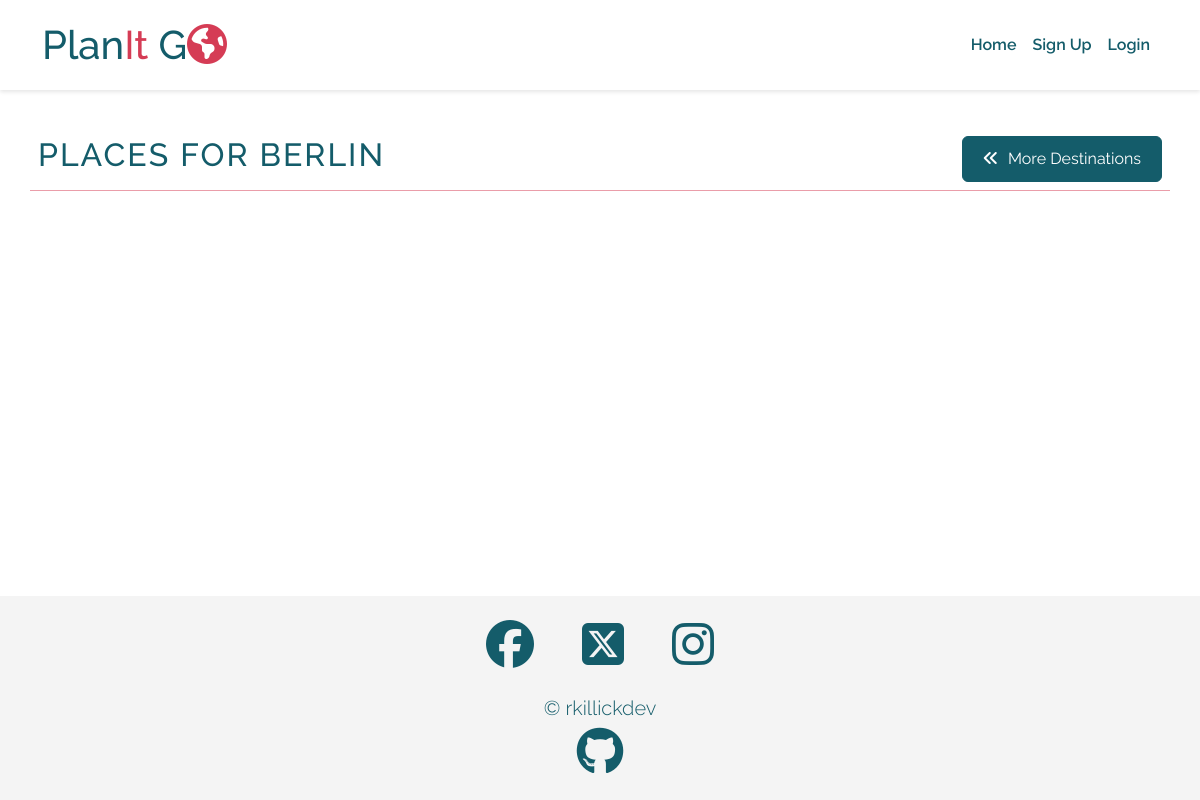
The page /places/14/berlin on the database as committed earlier.
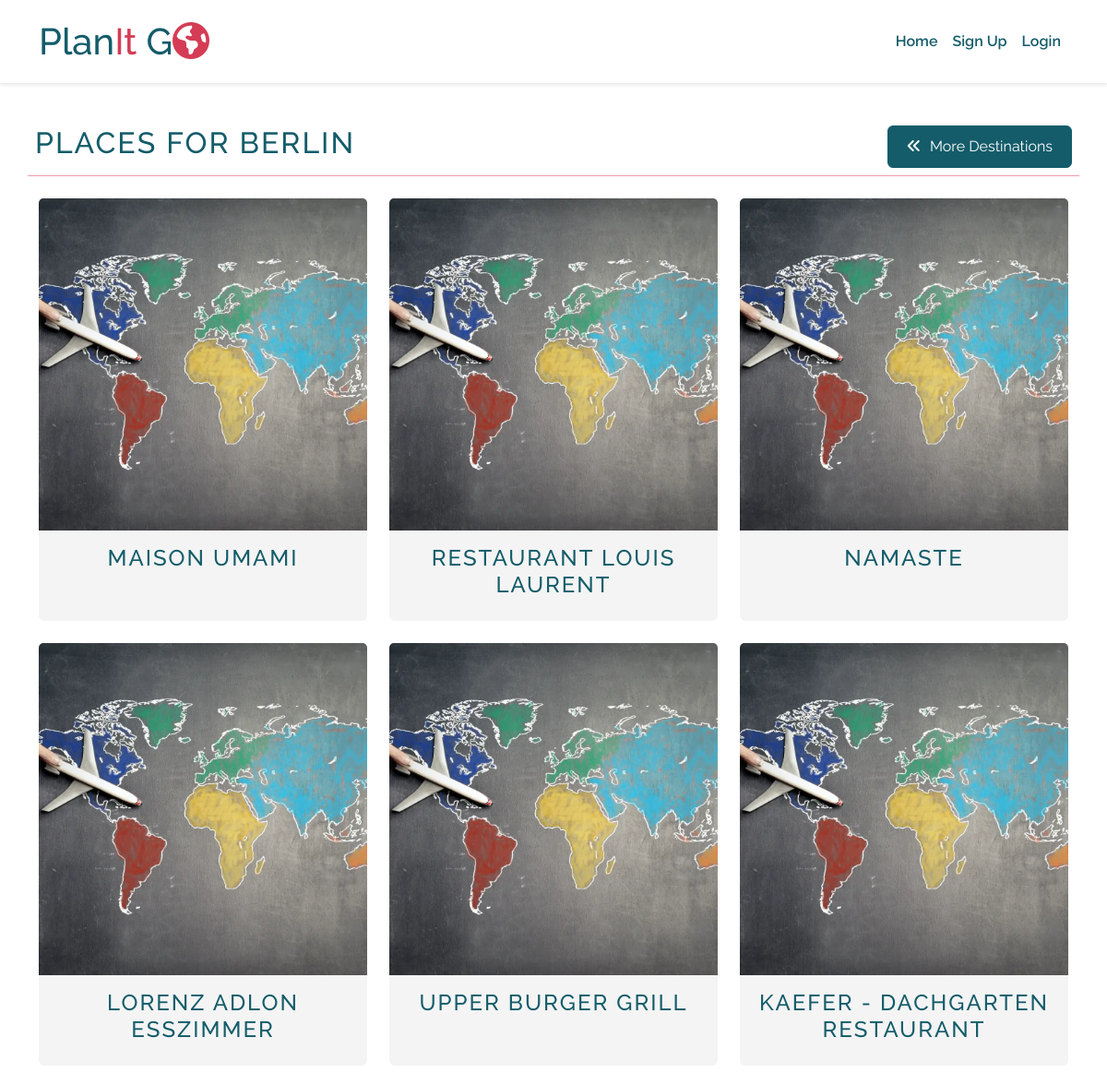
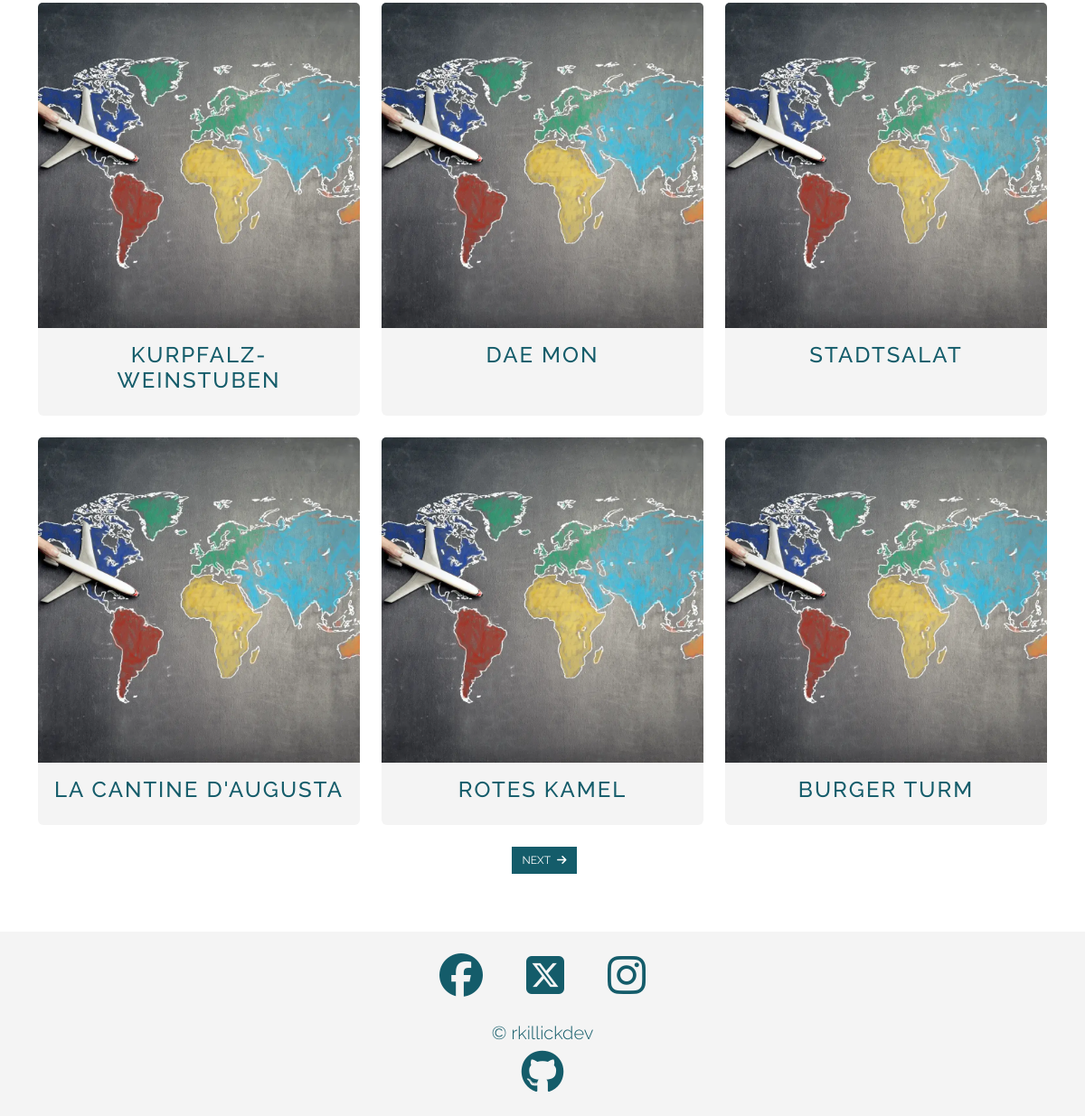
The same page on the database as committed later (2 pictures, top to bottom).
### locations/models.py (models this page shows, shortened)
class Location(models.Model):
    city = models.CharField(max_length=50, unique=True)
    slug = models.SlugField(max_length=50, unique=True)
    summary = models.TextField()
    latitude = models.DecimalField(max_digits=10, decimal_places=8)
    longitude = models.DecimalField(max_digits=11, decimal_places=8)
    image = CloudinaryField(
        "image",
        default="placeholder",
        folder="/images/locations",
        format="webp",
    )
    approved = models.BooleanField(default=False)
    class Meta:
        ordering = ["-city"]

### places/models.py (models this page shows, shortened)
class Place(models.Model):
    location = models.ForeignKey(
        Location, on_delete=models.CASCADE, related_name="places"
    )
    venue_id = models.CharField(max_length=50, unique=True)
    type = models.CharField(max_length=150, null=True)
    category = models.CharField(max_length=150)
    sub_categories = models.JSONField(null=True, blank=True)
    name = models.CharField(max_length=50)
    slug = models.SlugField(max_length=50)
    location_string = models.CharField(max_length=150, null=True)
    description = models.TextField(null=True)
    image = models.CharField(max_length=150, default="placeholder")
    ranking_position = models.IntegerField(null=True)
    rating = models.FloatField(null=True)
    phone = models.CharField(max_length=50, null=True)
    address = models.JSONField()
    latitude = models.DecimalField(max_digits=10, decimal_places=8)
    longitude = models.DecimalField(max_digits=11, decimal_places=8)
    website = models.CharField(max_length=200, null=True)
    ranking_string = models.CharField(max_length=150, null=True)
    created_on = models.DateTimeField(auto_now_add=True)
    approved = models.BooleanField(default=True)
    class Meta:
        ordering = ["-ranking_position"]
    """
     Populates the slug field with a slugified version
     of the title field.
     https://stackoverflow.com/questions/141487/is-there-an-easy-way-to-populate-slugfield-from-charfield
    """

### places/views.py (the view)
class PlaceListView(ListView):
    model = Place
    context_object_name = "places"
    paginate_by = 12
    def get_queryset(self):
        self.location = get_object_or_404(
            Location, id=self.kwargs["location_id"]
        )
        return Place.objects.filter(
            location=self.location, approved=True
        ).order_by("-pk")
    def get_context_data(self, **kwargs):
        context = super(PlaceListView, self).get_context_data(**kwargs)
        context["location"] = get_object_or_404(
            Location, id=self.kwargs["location_id"]
        )
        return context

### places/templates/places/place_list.html (shortened to what this page needs)
{% extends "base.html" %}
{% block content %}
<section id="place-list"
         class="mt-7">
  <div class="container">
    <div class="row mb-2">
      <div class="action-title d-flex justify-content-between p-2">
        <h2>Places For {{ location.city }}</h2>
        <a class="btn btn-dark button-link align-self-center "
           href="{% if request.user.is_staff %} {% url 'locations' %}#destination-list {% else %} {% url 'home' %}#destination-ideas {% endif %}">
          <span><i class="fa-solid fa-angles-left"></i>&ensp;</span>More Destinations
        </a>
      </div>
      <hr>
    </div>
    <div class="row">
      <div class="col-12">
        <div class="row gy-3">
          {% for place in places %}
            <div class="col-md-4 mb-4">
              <div class="card border-0 bg-secondary text-center h-100 image-clickable">
                <img class="card-img-top img-fluid img-size-consistent"
                    src="{{ place.image }}"
                    alt="{{ place.name }}">
                <div class="card-body">
                  <h3 class="fs-4">{{ place.name }}</h3>
                </div>
              </div>
            </div>
            {% if forloop.counter|divisibleby:3 %}
        </div>
        <div class="row">
            {% endif %}
          {% endfor %}
        </div>
      </div>
    </div>
    {% if is_paginated %}
    <div class="row mb-5">
      <nav aria-label="Page navigation">
        <ul class="pagination justify-content-center">
          {% if page_obj.has_next %}
            <li>
              <a href="?page={{ page_obj.next_page_number }}"
                class="page-link ms-1">NEXT<span>&ensp;<i class="fa-solid fa-arrow-right"></i></span></a>
            </li>
          {% endif %}
        </ul>
      </nav>
    </div>
    {% endif %}
  </div>
</section>
{% endblock %}

### templates/base.html (shortened to what this page needs)
{% load static %}
<!DOCTYPE html>
<html lang="en">
<head>
  <link rel="stylesheet"
        href="{% static 'css/min/bootstrap-min.css' %}">
  <link rel="stylesheet"
        type="text/css"
        href="https://cdnjs.cloudflare.com/ajax/libs/animate.css/3.5.2/animate.min.css">
  <link rel="stylesheet"
        href="{% static 'css/styles.css' %}">
</head>
<body class="d-flex flex-column min-vh-100 main-bg">
  {% include 'includes/nav.html' %}
  <main>
    {% block content %}{% endblock content %}
  </main>
  {% include 'includes/footer.html' %}
</body>
</html>

### templates/includes/nav.html (shortened to what this page needs)
<nav class="navbar navbar-expand-lg fixed-top navbar-light bg-light py-3">
  <div class="container">
    <a href="{% url 'home' %}"
       class="navbar-brand image-clickable">
      <h1 class="m-0">Plan<span class="text-primary">It</span> G<span><i class="text-primary fa-solid fa-earth-americas"></i></span></h1>
    </a>
    <div class="collapse navbar-collapse"
         id="navbarNavDropdown">
      <ul class="navbar-nav ms-auto">
        <li class="nav-item {% if request.user.is_staff %} d-none {% endif %}">
          <a href="{% url 'home' %}"
             class="nav-link
          {% if request.resolver_match.url_name == 'home' %} active {% endif %} fw-semibold">Home</a>
        </li>
        {% if user.is_authenticated %}
          {% if request.user.is_staff %}
            <li class="nav-item">
              <a href="{% url 'locations' %}"
                class="nav-link
                    {% if request.resolver_match.url_name == 'locations' %} active {% endif %} fw-semibold">Admin</a>
            </li>
          {% else %}
            <li class="nav-item">
              <a href="{% url 'update_profile' request.user.profile.id %}"
                class="nav-link
                  {% if request.resolver_match.url_name == 'update_profile' %} active {% endif %} fw-semibold">Profile</a>
            </li>
            <li class="nav-item">
              <a href="{% url 'trip_list' %}"
                class="nav-link
                    {% if request.resolver_match.url_name == 'trip_list' %} active {% endif %} fw-semibold">My Trips</a>
            </li>
          {% endif %}
          <li class="nav-item">
            <a href="{% url 'account_logout' %}"
              class="nav-link
              {% if request.resolver_match.url_name == 'account_logout' %} active {% endif %} fw-semibold">Logout</a>
          </li>
        {% else %}
          <li class="nav-item">
            <a href="{% url 'account_signup' %}"
              class="nav-link
            {% if request.resolver_match.url_name == 'account_signup' %} active {% endif %} fw-semibold">Sign Up</a>
          </li>
          <li class="nav-item">
            <a href="{% url 'account_login' %}"
              class="nav-link
            {% if request.resolver_match.url_name == 'account_login' %} active {% endif %} fw-semibold">Login</a>
          </li>
        {% endif %}
      </ul>
    </div>
  </div>
</nav>

### templates/includes/footer.html
<footer class="mt-auto bg-secondary">
  <div class="container">
    <div class="row mb-3">
      <div class="social-links d-flex justify-content-center pt-4 gap-5">
        <a href="http://facebook.com" class="link-transform" target="_blank" rel="noopener" aria-label="Visit our Facebook page (opens in a new tab)"><i class="fa-brands fa-facebook fa-3x"></i></a>
        <a href="http://twitter.com" class="link-transform" target="_blank" rel="noopener" aria-label="Visit our Twitter page (opens in a new tab)"><i class="fa-brands fa-square-x-twitter fa-3x"></i></a>
        <a href="http://instagram.com" class="link-transform" target="_blank" rel="noopener" aria-label="Visit our Instagram page (opens in a new tab)"><i class="fa-brands fa-instagram fa-3x"></i></a>
      </div>
    </div>
    <div class="row pb-4">
      <div class="d-flex flex-column justify-content-center pt-2 align-items-center gap-1">
        <p class="lead mb-auto">© rkillickdev</p>
        <a href="https://github.com/rkillickdev/plan-it-go" class="link-transform" target="_blank" rel="noopener" aria-label="Visit the developer's GitHub page (opens in a new tab)">
          <i class="fa-brands fa-github nav-icon fa-3x"></i>
      </a>
      </div>
    </div>
  </div>
</footer>

### static/css/styles.css (style rules this page uses)
* { box-sizing: border-box; padding: 0; margin: 0; }
a { text-decoration: none; color: inherit; }
ul { list-style-type: none; }
hr { color: var(--bs-primary); opacity: 0.5; }
h2, h3, h4 { text-transform: uppercase; letter-spacing: 2px; }
.btn-dark { --bs-btn-hover-color:var(--bs-light); }
.button-link { width: fit-content; }
.link-transform { transition: all 0.15s ease; }
.navbar { box-shadow: 0 2px 4px 0 rgba(0, 0, 0, 0.1); }
.img-size-consistent { width: 100%; height: 30vw; object-fit: cover; }
.image-clickable { transition: all 0.15s ease; }

Rows that differ between the two databases and show on the page:
added Place: name "MAISON UMAMI"
added Place: name "RESTAURANT LOUIS LAURENT"
added Place: name "NAMASTE"
added Place: name "LORENZ ADLON ESSZIMMER"
added Place: name "UPPER BURGER GRILL"
added Place: name "KAEFER - DACHGARTEN RESTAURANT"
added Place: name "KURPFALZ-WEINSTUBEN"
added Place: name "DAE MON"
added Place: name "STADTSALAT"
added Place: name "LA CANTINE D'AUGUSTA"
added Place: name "ROTES KAMEL"
added Place: name "BURGER TURM"
Other text that changed with them:
text now shown: "NEXT"
